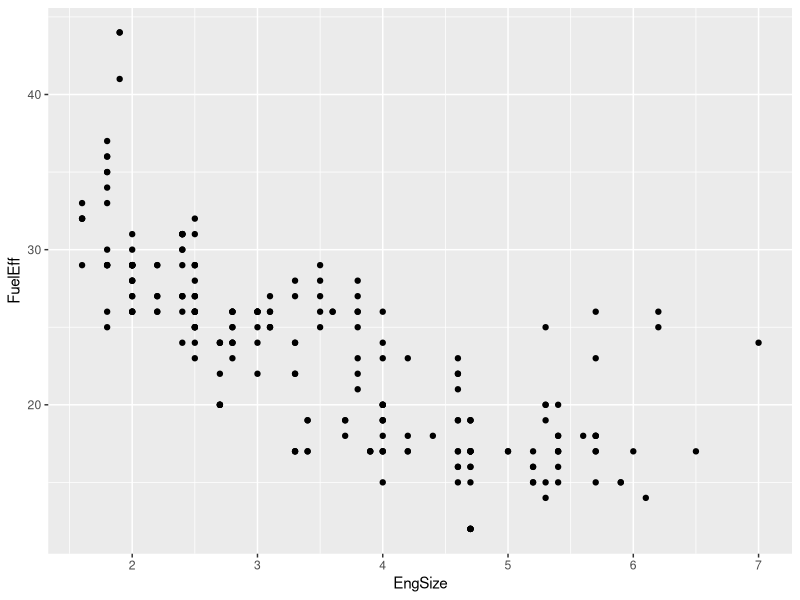
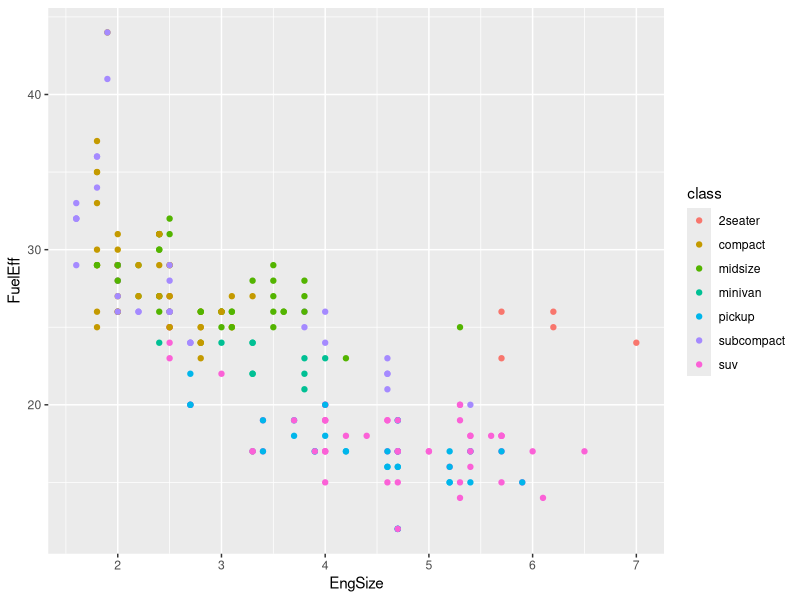
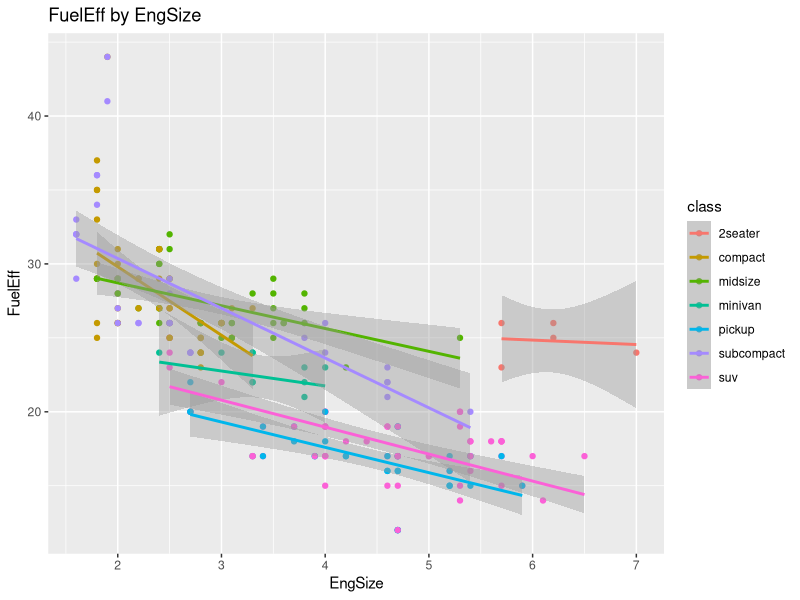
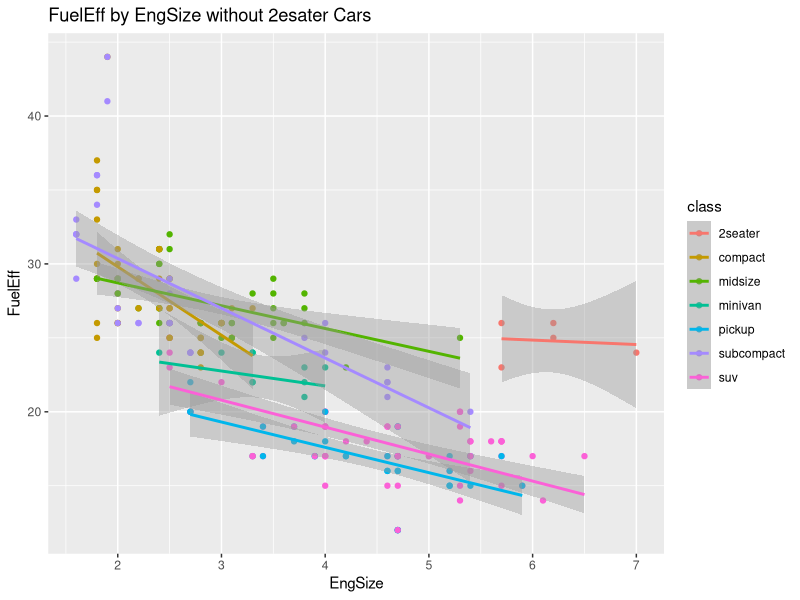

The R source for these figures, in order:
#Prepare R workspace
library(ggplot2)
head(mpg)
str(mpg)
summary(mpg)
names(mpg)
#The variable displ is continuous, and the variables year, cyl, cty and hwy are categorical.

#Data Manipulations
colnames(mpg)[3] = 'EngSize'
colnames(mpg)[9] = 'FuelEff'
names(mpg)

#Visualize relationships
mpg.plot = ggplot(data = mpg, aes(x = EngSize, y = FuelEff))
mpg.plot + geom_point()
mpg.plot = ggplot(data = mpg, aes(x = EngSize, y = FuelEff, color = class))
mpg.plot + geom_point()
mpg.plot + geom_point() + geom_smooth(method = 'lm') + ggtitle('FuelEff by EngSize')

#Remove Outliers
mpg.sub = subset(mpg, subset = class != '2seater')
mpg.sub.plot = ggplot(data = mpg, aes(x = EngSize, y = FuelEff, color = class))
mpg.sub.plot + geom_point() + geom_smooth(method = 'lm') + ggtitle('FuelEff by EngSize without 2esater Cars')
#I do not notice any change inlib the regression line. It seems they are the same.